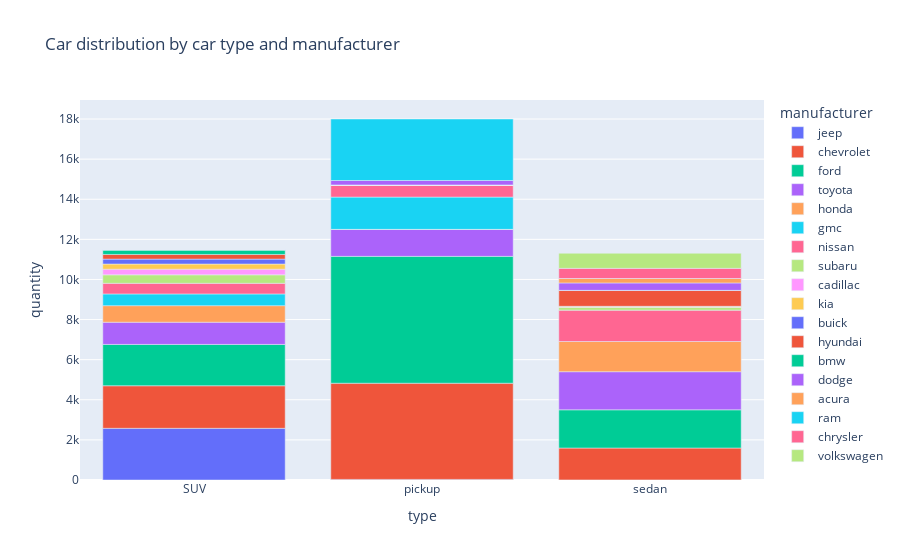

Here is the notebook cell this chart was saved with:
### Markdown cell above
Bar chart - Car distribution by car type and manufacturer

### Code cell
# Bar chart - Car distribution by car type
fig = px.bar(grouped_df_by_type, x='type', y='quantity', color='manufacturer', title='Car distribution by car type and manufacturer')
 
# Show the plot
fig.show()

### Figure 1 — Plotly figure (JSON) as saved in the notebook; plotly's stock layout.template omitted (floating-point values rounded to 4 significant figures)
{"data": [{"alignmentgroup": "True", "hovertemplate": "manufacturer=jeep<br>type=%{x}<br>quantity=%{y}<extra></extra>", "legendgroup": "jeep", "marker": {"color": "#636efa", "pattern": {"shape": ""}}, "name": "jeep", "offsetgroup": "jeep", "orientation": "v", "showlegend": true, "textposition": "auto", "type": "bar", "x": ["SUV", "pickup", "sedan"], "xaxis": "x", "y": [2577, 30, 4], "yaxis": "y"}, {"alignmentgroup": "True", "hovertemplate": "manufacturer=chevrolet<br>type=%{x}<br>quantity=%{y}<extra></extra>", "legendgroup": "chevrolet", "marker": {"color": "#EF553B", "pattern": {"shape": ""}}, "name": "chevrolet", "offsetgroup": "chevrolet", "orientation": "v", "showlegend": true, "textposition": "auto", "type": "bar", "x": ["SUV", "pickup", "sedan"], "xaxis": "x", "y": [2123, 4796, 1590], "yaxis": "y"}, {"alignmentgroup": "True", "hovertemplate": "manufacturer=ford<br>type=%{x}<br>quantity=%{y}<extra></extra>", "legendgroup": "ford", "marker": {"color": "#00cc96", "pattern": {"shape": ""}}, "name": "ford", "offsetgroup": "ford", "orientation": "v", "showlegend": true, "textposition": "auto", "type": "bar", "x": ["SUV", "pickup", "sedan"], "xaxis": "x", "y": [2060, 6325, 1906], "yaxis": "y"}, {"alignmentgroup": "True", "hovertemplate": "manufacturer=toyota<br>type=%{x}<br>quantity=%{y}<extra></extra>", "legendgroup": "toyota", "marker": {"color": "#ab63fa", "pattern": {"shape": ""}}, "name": "toyota", "offsetgroup": "toyota", "orientation": "v", "showlegend": true, "textposition": "auto", "type": "bar", "x": ["SUV", "pickup", "sedan"], "xaxis": "x", "y": [1107, 1340, 1901], "yaxis": "y"}, {"alignmentgroup": "True", "hovertemplate": "manufacturer=honda<br>type=%{x}<br>quantity=%{y}<extra></extra>", "legendgroup": "honda", "marker": {"color": "#FFA15A", "pattern": {"shape": ""}}, "name": "honda", "offsetgroup": "honda", "orientation": "v", "showlegend": true, "textposition": "auto", "type": "bar", "x": ["SUV", "pickup", "sedan"], "xaxis": "x", "y": [826, 7, 1505], "yaxis": "y"}, {"alignmentgroup": "True", "hovertemplate": "manufacturer=gmc<br>type=%{x}<br>quantity=%{y}<extra></extra>", "legendgroup": "gmc", "marker": {"color": "#19d3f3", "pattern": {"shape": ""}}, "name": "gmc", "offsetgroup": "gmc", "orientation": "v", "showlegend": true, "textposition": "auto", "type": "bar", "x": ["SUV", "pickup"], "xaxis": "x", "y": [585, 1609], "yaxis": "y"}, {"alignmentgroup": "True", "hovertemplate": "manufacturer=nissan<br>type=%{x}<br>quantity=%{y}<extra></extra>", "legendgroup": "nissan", "marker": {"color": "#FF6692", "pattern": {"shape": ""}}, "name": "nissan", "offsetgroup": "nissan", "orientation": "v", "showlegend": true, "textposition": "auto", "type": "bar", "x": ["SUV", "pickup", "sedan"], "xaxis": "x", "y": [530, 587, 1564], "yaxis": "y"}, {"alignmentgroup": "True", "hovertemplate": "manufacturer=subaru<br>type=%{x}<br>quantity=%{y}<extra></extra>", "legendgroup": "subaru", "marker": {"color": "#B6E880", "pattern": {"shape": ""}}, "name": "subaru", "offsetgroup": "subaru", "orientation": "v", "showlegend": true, "textposition": "auto", "type": "bar", "x": ["SUV", "sedan"], "xaxis": "x", "y": [423, 138], "yaxis": "y"}, {"alignmentgroup": "True", "hovertemplate": "manufacturer=cadillac<br>type=%{x}<br>quantity=%{y}<extra></extra>", "legendgroup": "cadillac", "marker": {"color": "#FF97FF", "pattern": {"shape": ""}}, "name": "cadillac", "offsetgroup": "cadillac", "orientation": "v", "showlegend": true, "textposition": "auto", "type": "bar", "x": ["SUV", "pickup", "sedan"], "xaxis": "x", "y": [281, 12, 2], "yaxis": "y"}, {"alignmentgroup": "True", "hovertemplate": "manufacturer=kia<br>type=%{x}<br>quantity=%{y}<extra></extra>", "legendgroup": "kia", "marker": {"color": "#FECB52", "pattern": {"shape": ""}}, "name": "kia", "offsetgroup": "kia", "orientation": "v", "showlegend": true, "textposition": "auto", "type": "bar", "x": ["SUV", "pickup", "sedan"], "xaxis": "x", "y": [257, 1, 50], "yaxis": "y"}, {"alignmentgroup": "True", "hovertemplate": "manufacturer=buick<br>type=%{x}<br>quantity=%{y}<extra></extra>", "legendgroup": "buick", "marker": {"color": "#636efa", "pattern": {"shape": ""}}, "name": "buick", "offsetgroup": "buick", "orientation": "v", "showlegend": true, "textposition": "auto", "type": "bar", "x": ["SUV", "pickup", "sedan"], "xaxis": "x", "y": [245, 2, 1], "yaxis": "y"}, {"alignmentgroup": "True", "hovertemplate": "manufacturer=hyundai<br>type=%{x}<br>quantity=%{y}<extra></extra>", "legendgroup": "hyundai", "marker": {"color": "#EF553B", "pattern": {"shape": ""}}, "name": "hyundai", "offsetgroup": "hyundai", "orientation": "v", "showlegend": true, "textposition": "auto", "type": "bar", "x": ["SUV", "pickup", "sedan"], "xaxis": "x", "y": [233, 1, 791], "yaxis": "y"}, {"alignmentgroup": "True", "hovertemplate": "manufacturer=bmw<br>type=%{x}<br>quantity=%{y}<extra></extra>", "legendgroup": "bmw", "marker": {"color": "#00cc96", "pattern": {"shape": ""}}, "name": "bmw", "offsetgroup": "bmw", "orientation": "v", "showlegend": true, "textposition": "auto", "type": "bar", "x": ["SUV", "pickup", "sedan"], "xaxis": "x", "y": [227, 3, 5], "yaxis": "y"}, {"alignmentgroup": "True", "hovertemplate": "manufacturer=dodge<br>type=%{x}<br>quantity=%{y}<extra></extra>", "legendgroup": "dodge", "marker": {"color": "#ab63fa", "pattern": {"shape": ""}}, "name": "dodge", "offsetgroup": "dodge", "orientation": "v", "showlegend": true, "textposition": "auto", "type": "bar", "x": ["SUV", "pickup", "sedan"], "xaxis": "x", "y": [5, 221, 370], "yaxis": "y"}, {"alignmentgroup": "True", "hovertemplate": "manufacturer=acura<br>type=%{x}<br>quantity=%{y}<extra></extra>", "legendgroup": "acura", "marker": {"color": "#FFA15A", "pattern": {"shape": ""}}, "name": "acura", "offsetgroup": "acura", "orientation": "v", "showlegend": true, "textposition": "auto", "type": "bar", "x": ["SUV", "sedan"], "xaxis": "x", "y": [3, 219], "yaxis": "y"}, {"alignmentgroup": "True", "hovertemplate": "manufacturer=ram<br>type=%{x}<br>quantity=%{y}<extra></extra>", "legendgroup": "ram", "marker": {"color": "#19d3f3", "pattern": {"shape": ""}}, "name": "ram", "offsetgroup": "ram", "orientation": "v", "showlegend": true, "textposition": "auto", "type": "bar", "x": ["SUV", "pickup", "sedan"], "xaxis": "x", "y": [3, 3067, 1], "yaxis": "y"}, {"alignmentgroup": "True", "hovertemplate": "manufacturer=chrysler<br>type=%{x}<br>quantity=%{y}<extra></extra>", "legendgroup": "chrysler", "marker": {"color": "#FF6692", "pattern": {"shape": ""}}, "name": "chrysler", "offsetgroup": "chrysler", "orientation": "v", "showlegend": true, "textposition": "auto", "type": "bar", "x": ["SUV", "sedan"], "xaxis": "x", "y": [1, 507], "yaxis": "y"}, {"alignmentgroup": "True", "hovertemplate": "manufacturer=volkswagen<br>type=%{x}<br>quantity=%{y}<extra></extra>", "legendgroup": "volkswagen", "marker": {"color": "#B6E880", "pattern": {"shape": ""}}, "name": "volkswagen", "offsetgroup": "volkswagen", "orientation": "v", "showlegend": true, "textposition": "auto", "type": "bar", "x": ["sedan"], "xaxis": "x", "y": [752], "yaxis": "y"}], "layout": {"barmode": "relative", "legend": {"title": {"text": "manufacturer"}, "tracegroupgap": 0}, "title": {"text": "Car distribution by car type and manufacturer"}, "xaxis": {"anchor": "y", "domain": [0, 1], "title": {"text": "type"}}, "yaxis": {"anchor": "x", "domain": [0, 1], "title": {"text": "quantity"}}}}
